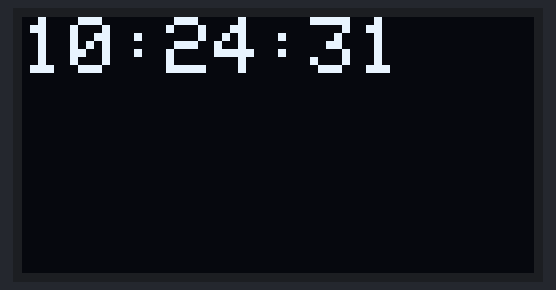
A sketch run on a simulated ESP32-C3. Parts: 128×64 one-colour display. WiFi joins after 1.5 s; servers stay silent unless stated; the local clock reads 2024-03-15 10:24:30 at power-on unless the sketch sets it; what the sketch prints to the serial monitor is not drawn.

Above: at 1.85 s.
At 6.1 s:
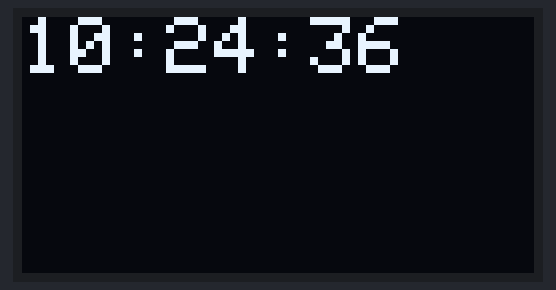
At 10.1 s:
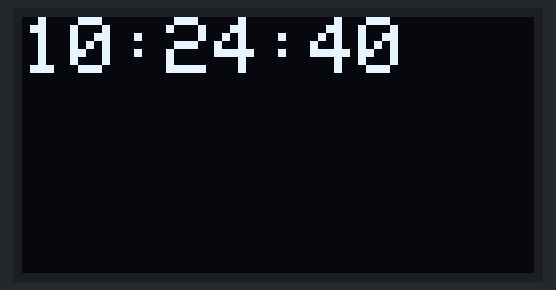
At 20.1 s:
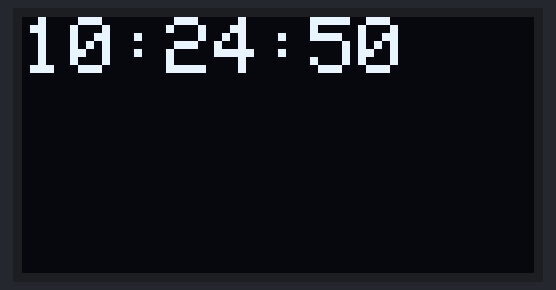
At 29.1 s:
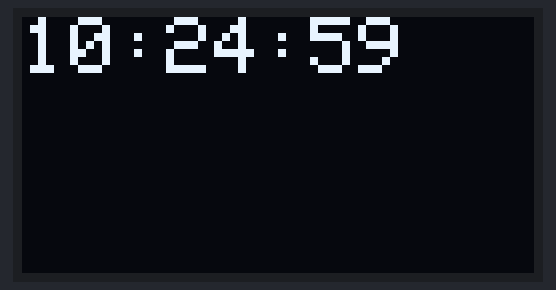
At 38.1 s:
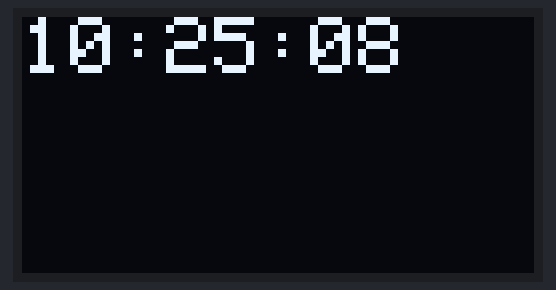

The sketch:

08-wifi-clock.ino
```cpp
#include <WiFi.h>
#include <time.h>
#include <Adafruit_SSD1306.h>

#define SDA_PIN 6 // GPIO pin 6 is connected to the I2C data line (SDA)
#define SCL_PIN 7 // GPIO pin 7 is connected to the I2C clock line (SCL)


Adafruit_SSD1306 display(128, 64, &Wire, -1);


float additionalOffset= 5*3600+45*60;

void setup() {
    Serial.begin(115200);
    Wire.begin(SDA_PIN, SCL_PIN);
    display.begin(SSD1306_SWITCHCAPVCC, 0x3C);
    display.clearDisplay();
    display.setTextColor(SSD1306_WHITE);


    Serial.println("Connecting to WiFi...");

    configTime(additionalOffset, 0, "pool.ntp.org");
    WiFi.begin("wudalchi", "CLFE2D9B92");
    WiFi.setTxPower(WIFI_POWER_8_5dBm);

    // WiFi.begin("Wokwi-GUEST", "");

    while(WiFi.status()!= WL_CONNECTED){
        Serial.print(".");
    delay(200);
    }

    Serial.println("Connected to WiFi");
}

struct tm t;


void loop() {
if (getLocalTime(&t)){

    char buffer[80];

    strftime(buffer, sizeof buffer, "%H:%M:%S", &t);
    display.clearDisplay();
    display.setTextSize(2);
    display.setCursor(0, 0);
    display.print(buffer);
    display.display();
}
}
```

Measured:
- what the display in image 1 shows lasts 1.0 s, from 6.0 s to 7.0 s
